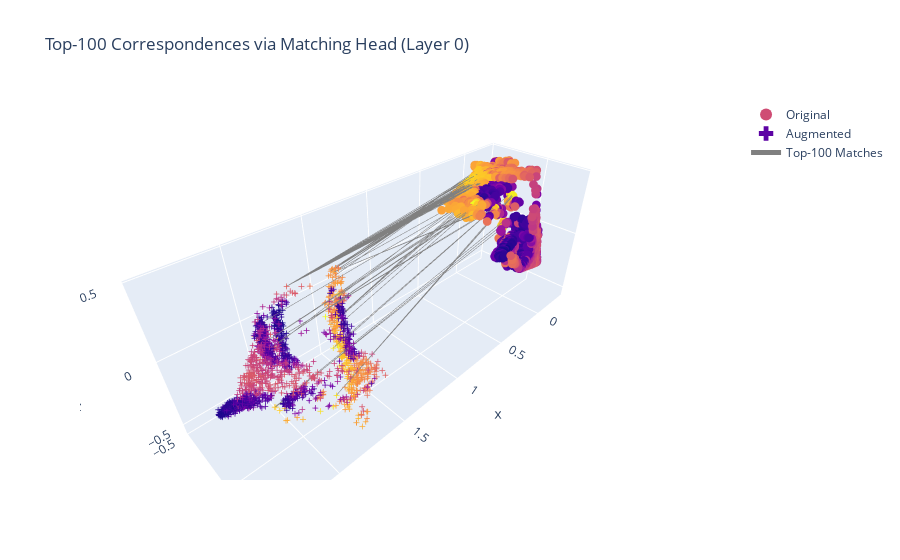

Here is the notebook cell this chart was saved with:
### Markdown cell above
# Visualize features and matches

### Code cell
import torch
import numpy as np
import open3d as o3d
import plotly.graph_objects as go
from model.model import Backbone
from model.matcher import MatchingHead
from utils.config import get_default_cfg

# ----------------------------
#        Load Config
# ----------------------------
cfg = get_default_cfg()
device = torch.device("cuda" if torch.cuda.is_available() else "cpu")
layer_id = 0

# ----------------------------
#         Load Models
# ----------------------------
encoder = Backbone(cfg).to(device)
ckpt = torch.load("model_archive/simclr_encoder_curvature_weighted_0630.pth", map_location=device)
encoder.load_state_dict(ckpt["encoder"])
encoder.eval()

# No training checkpoint — use a simple, untrained matching head
matching_head = MatchingHead().to(device)
matching_head.eval()

# ----------------------------
#        Load Point Cloud
# ----------------------------
ply_path = "data/ply/000002_2014-05-26_14-23-37_260595134347_rgbf000103-resize_0000103.ply"
pcd = o3d.io.read_point_cloud(ply_path)
points_np = np.asarray(pcd.points, dtype=np.float32)
colors_np = np.asarray(pcd.colors, dtype=np.float32)

# Normalizing and Sampling
def normalize_points(points):
    centroid = np.mean(points, axis=0)
    points -= centroid
    scale = np.max(np.linalg.norm(points, axis=1))
    return points / scale

def normalize_then_sample(points_np, colors_np, num_points):
    normalized_xyz = normalize_points(points_np)
    if len(points_np) >= num_points:
        idxs = np.random.choice(len(points_np), num_points, replace=False)
    else:
        idxs = np.random.choice(len(points_np), num_points, replace=True)
    return np.concatenate([normalized_xyz[idxs], colors_np[idxs]], axis=1)

original_input = normalize_then_sample(points_np, colors_np, cfg.num_point)
augmented_input = normalize_then_sample(points_np, colors_np, cfg.num_point)

# Augment
def augment(xyzrgb):
    xyz, color = xyzrgb[:, :3], xyzrgb[:, 3:]
    angles = np.random.uniform(0, 2 * np.pi, size=3)
    Rx = np.array([[1, 0, 0],[0, np.cos(angles[0]), -np.sin(angles[0])],[0, np.sin(angles[0]), np.cos(angles[0])]])
    Ry = np.array([[np.cos(angles[1]), 0, np.sin(angles[1])],[0, 1, 0],[-np.sin(angles[1]), 0, np.cos(angles[1])]])
    Rz = np.array([[np.cos(angles[2]), -np.sin(angles[2]), 0],[np.sin(angles[2]), np.cos(angles[2]), 0],[0, 0, 1]])
    xyz = xyz @ (Rx @ Ry @ Rz).T + np.random.normal(scale=0.01, size=xyz.shape)
    return np.concatenate([xyz, color], axis=1)

augmented_input = augment(augmented_input)

# To tensor
original_tensor = torch.from_numpy(original_input).unsqueeze(0).to(device)
augmented_tensor = torch.from_numpy(augmented_input.astype(np.float32)).unsqueeze(0).to(device)

# ----------------------------
#      Forward through model
# ----------------------------
with torch.no_grad():
    _, orig_feats = encoder(original_tensor)
    _, aug_feats = encoder(augmented_tensor)

f1 = orig_feats[layer_id][1].squeeze(0).cpu().numpy()
f2 = aug_feats[layer_id][1].squeeze(0).cpu().numpy()
coords1 = orig_feats[layer_id][0].squeeze(0).cpu().numpy()
coords2 = aug_feats[layer_id][0].squeeze(0).cpu().numpy()

# ----------------------------
#       Run Matching Head
# ----------------------------
f1_tensor = torch.from_numpy(f1).unsqueeze(0).to(device)  # [1, N1, C]
f2_tensor = torch.from_numpy(f2).unsqueeze(0).to(device)  # [1, N2, C]

with torch.no_grad():
    soft_corr, _ = matching_head(f1_tensor, f2_tensor)  # [1, N1, N2], _
    soft_corr = soft_corr.squeeze(0)  # [N1, N2]

top_idx = torch.argmax(soft_corr, dim=1).cpu().numpy()  # [N1]

# Top-K selection
k = 100
significance_1 = np.linalg.norm(f1, axis=1)
significance_2 = np.linalg.norm(f2, axis=1)
top_k_idx = np.argsort(significance_1)[-k:]

# Offset and lines
coords2_offset = coords2.copy()
coords2_offset[:, 0] += 2

lines_x, lines_y, lines_z = [], [], []
for idx in top_k_idx:
    p1, p2 = coords1[idx], coords2_offset[top_idx[idx]]
    lines_x += [p1[0], p2[0], None]
    lines_y += [p1[1], p2[1], None]
    lines_z += [p1[2], p2[2], None]

# ----------------------------
#       Plot with Plotly
# ----------------------------
fig = go.Figure()
fig.add_trace(go.Scatter3d(x=coords1[:, 0], y=coords1[:, 1], z=coords1[:, 2],
    mode='markers', marker=dict(size=3, color=significance_1, colorscale='plasma'), name='Original'))
fig.add_trace(go.Scatter3d(x=coords2_offset[:, 0], y=coords2_offset[:, 1], z=coords2_offset[:, 2],
    mode='markers', marker=dict(size=3, color=significance_2, colorscale='plasma', symbol='cross'), name='Augmented'))
fig.add_trace(go.Scatter3d(x=lines_x, y=lines_y, z=lines_z,
    mode='lines', line=dict(color='gray', width=1), name=f'Top-{k} Matches'))
fig.update_layout(title=f"Top-{k} Correspondences via Matching Head (Layer {layer_id})",
    scene=dict(aspectmode='data'), legend=dict(itemsizing='constant'))
fig.show()

### Figure 1 — Plotly figure (JSON) as saved in the notebook; plotly's stock layout.template omitted (floating-point values rounded to 4 significant figures; data arrays with more than 128 entries replaced by an {"elided": "..."} marker saying what was removed)
{"data": [{"marker": {"color": {"elided": "2048 float values"}, "colorscale": [[0, "#0d0887"], [0.1111, "#46039f"], [0.2222, "#7201a8"], [0.3333, "#9c179e"], [0.4444, "#bd3786"], [0.5556, "#d8576b"], [0.6667, "#ed7953"], [0.7778, "#fb9f3a"], [0.8889, "#fdca26"], [1, "#f0f921"]], "size": 3}, "mode": "markers", "name": "Original", "type": "scatter3d", "x": {"elided": "2048 float values"}, "y": {"elided": "2048 float values"}, "z": {"elided": "2048 float values"}}, {"marker": {"color": {"elided": "2048 float values"}, "colorscale": [[0, "#0d0887"], [0.1111, "#46039f"], [0.2222, "#7201a8"], [0.3333, "#9c179e"], [0.4444, "#bd3786"], [0.5556, "#d8576b"], [0.6667, "#ed7953"], [0.7778, "#fb9f3a"], [0.8889, "#fdca26"], [1, "#f0f921"]], "size": 3, "symbol": "cross"}, "mode": "markers", "name": "Augmented", "type": "scatter3d", "x": {"elided": "2048 float values"}, "y": {"elided": "2048 float values"}, "z": {"elided": "2048 float values"}}, {"line": {"color": "gray", "width": 1}, "mode": "lines", "name": "Top-100 Matches", "type": "scatter3d", "x": {"elided": "300 float values"}, "y": {"elided": "300 float values"}, "z": {"elided": "300 float values"}}], "layout": {"legend": {"itemsizing": "constant"}, "scene": {"aspectmode": "data"}, "title": {"text": "Top-100 Correspondences via Matching Head (Layer 0)"}}}
